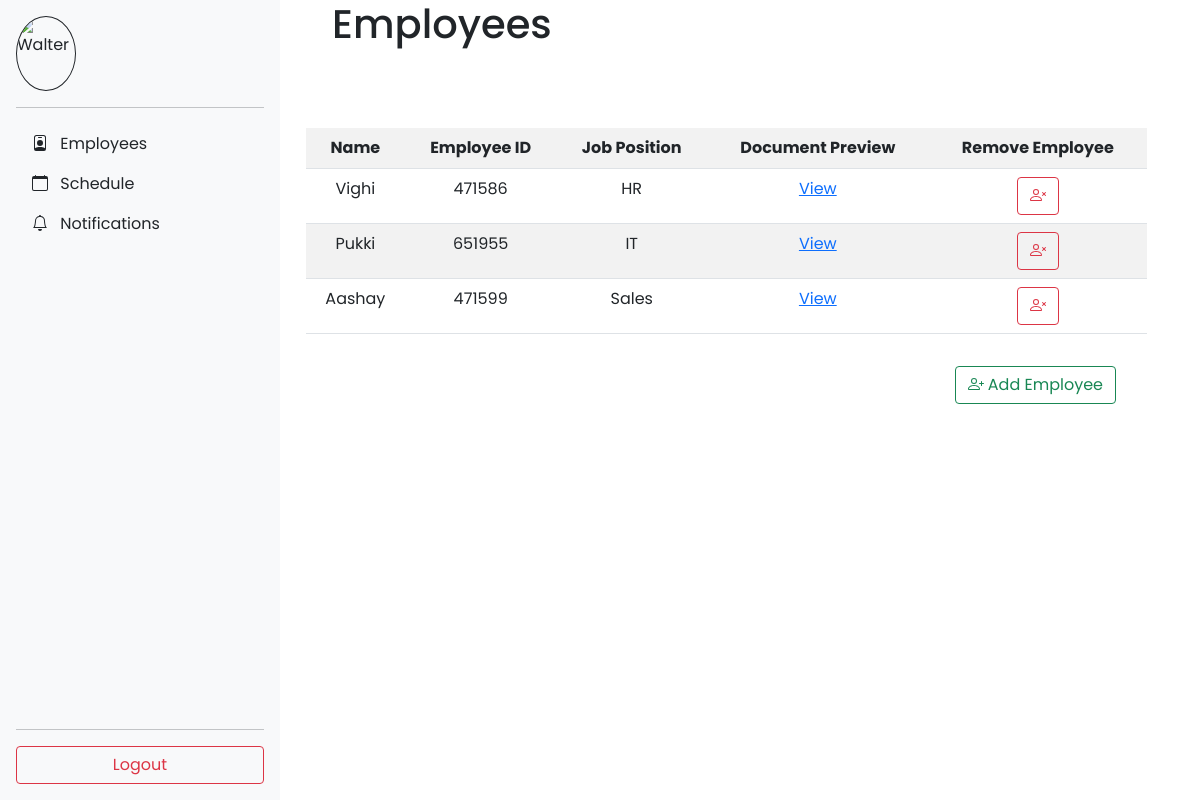
Page /hr/emp_info/ (signed in) on the committed database.
### hr_pages/models.py (models this page shows)
class UserData(AbstractUser):
    emp_id = CharField(max_length=10, unique=True)
    mobile_no = CharField(max_length=10)
    group_name = CharField(max_length=7)

### hr_pages/views.py (the view)
# urls.py: path("emp_info/", views.view_emp, name="view_emp"),
@user_passes_test(staff_check)
def view_emp(request):
    entry = UserData.objects.filter(is_superuser=0)
    return render(request, "EmployeeDetails.html", {'entry':entry})

### hr_pages/views.py (called while the page is built)
def staff_check(user):
    return user.is_superuser or user.is_staff

### templates/EmployeeDetails.html (shortened to what this page needs)
{% extends 'sidebar.html' %}
{% load static %}
{% block content %}
<head>
  <link href="https://cdn.jsdelivr.net/npm/bootstrap@5.0.2/dist/css/bootstrap.min.css" rel="stylesheet">
  <link rel="stylesheet" href="{% static 'EmployeeDetails.css' %}">
</head>
<div class="col-md-9 pe-5">
  <h1>Employees</h1>
  <br>
  <table class="table table-striped table-hover mt-5">
    <tr>
      <th>Name</th>
      <th>Employee ID</th>
      <th>Job Position</th>
      <th>Document Preview</th>
      <th>Remove Employee</th>
    </tr>
    {% for i in entry %}
    <tr>
      <td>{{i.first_name}}</td>
      <td>{{i.emp_id}}</td>
      <td>{{i.group_name}}</td>
      <td>
        <a class="link-primary" href="/hr/doc_preview?id={{i.id}}">View</a>
      </td>
      <td>
        <button name="delete_button" onclick="location.href='/hr/del_emp?id={{i.id}}'" type="button" class="btn btn-outline-danger">
        </button>
      </td>
    </tr>
    {% endfor %}
  </table>
  <div class="d-flex flex-row-reverse pe-5">
    <button type="button" class="btn btn-outline-success mt-3" onclick="location.href='/hr/register'">
      Add Employee
    </button>
  </div>
</div>
{% endblock %}

### static/sidebars.css (style rules this page uses)
body { min-height: 100vh; min-height: -webkit-fill-available; }
html { height: -webkit-fill-available; }
.bi { vertical-align: -.125em; pointer-events: none; fill: currentColor; }

### static/EmployeeDetails.css (style rules this page uses)
* { margin-left: 0; padding: 0; box-sizing: border-box; font-family: "Poppins", sans-serif; }
h1 { margin-left: 0.65em; }
.table-striped { width: 98%; margin-right: 0.5em; text-align: center; }

### rows in the picture
UserData: first_name "Vighi", emp_id "471586", group_name "HR"
UserData: first_name "Pukki", emp_id "651955", group_name "IT"
UserData: first_name "Aashay", emp_id "471599", group_name "Sales"
